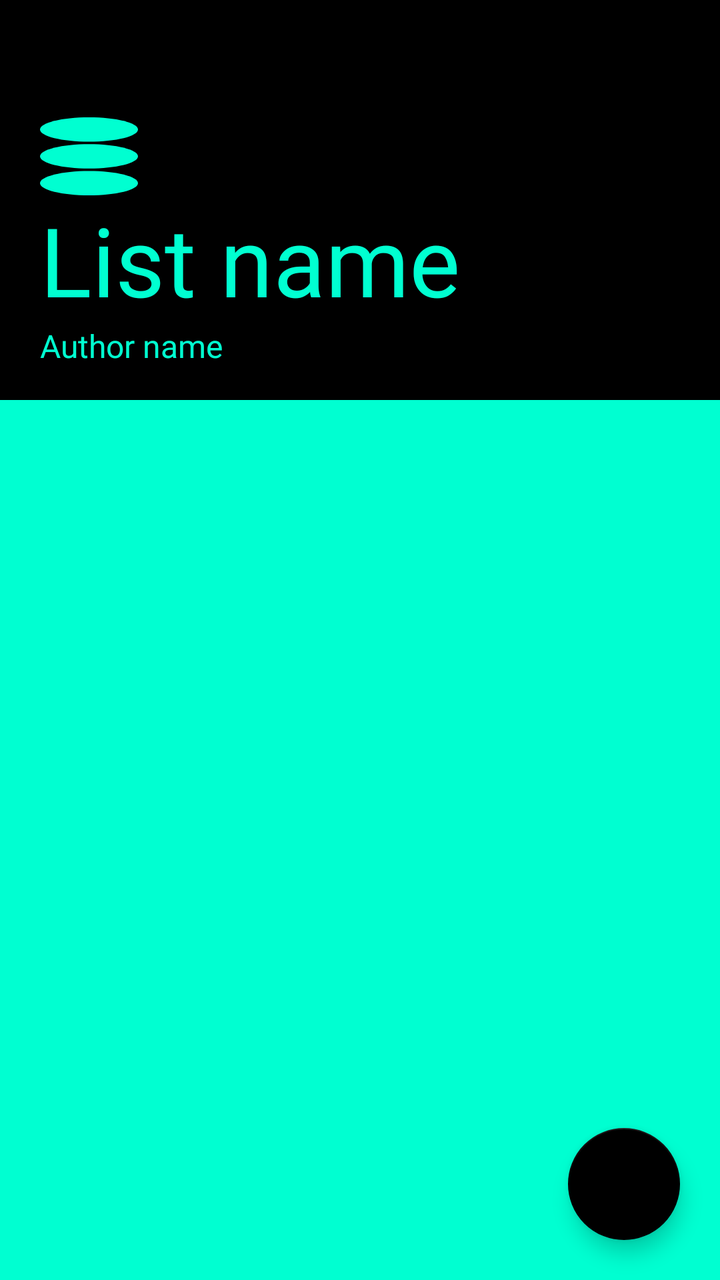
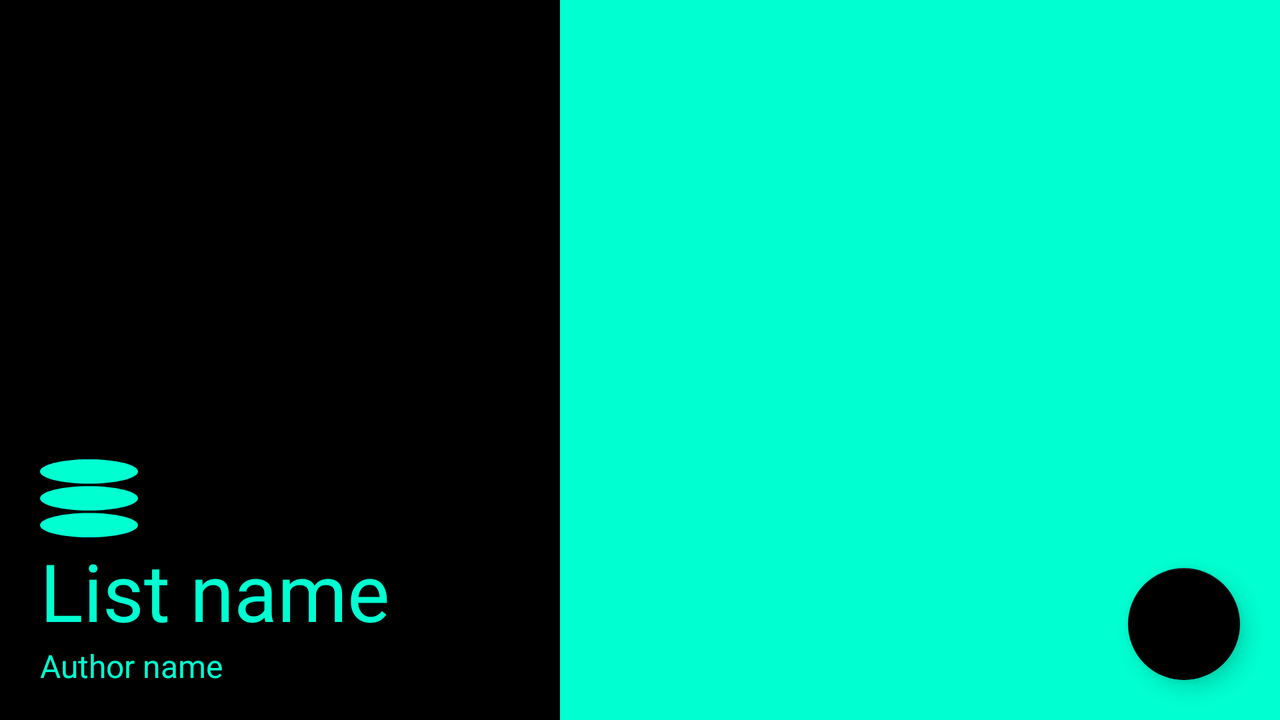

An Android layout and its configuration variant, each rendered on a device that would load it. The default file and the variant file are quoted in full after the pictures.
<!-- AndroidManifest.xml: application theme Theme.Cdsv -->
<!-- res/layout/activity_list.xml -->
<?xml version="1.0" encoding="utf-8"?>
<LinearLayout xmlns:android="http://schemas.android.com/apk/res/android"
    xmlns:app="http://schemas.android.com/apk/res-auto"
    xmlns:tools="http://schemas.android.com/tools"
    android:id="@+id/llList"
    android:layout_width="match_parent"
    android:layout_height="match_parent"
    android:background="?attr/colorPrimary"
    android:orientation="vertical"
    android:theme="@style/teal"
    tools:context=".ListActivity">

    <androidx.constraintlayout.widget.ConstraintLayout
        android:id="@+id/clTitleBar"
        android:layout_width="match_parent"
        android:layout_height="200dp"
        android:background="?attr/colorOnPrimary"
        android:theme="@style/teal">

        <TextView
            android:id="@+id/tvTitlebarTitle"
            android:layout_width="wrap_content"
            android:layout_height="wrap_content"
            android:layout_marginStart="20dp"
            android:layout_marginBottom="38dp"
            android:ellipsize="marquee"
            android:fontFamily="@font/manroperegular"
            android:maxLines="1"
            android:text="List name"
            android:textColor="?attr/colorPrimary"
            android:textSize="48sp"
            android:theme="@style/teal"
            app:layout_constraintBottom_toBottomOf="parent"
            app:layout_constraintStart_toStartOf="parent" />

        <ImageView
            android:id="@+id/ivLogo"
            android:layout_width="wrap_content"
            android:layout_height="wrap_content"
            android:contentDescription="@string/app_name"
            android:theme="@style/teal"
            app:layout_constraintBottom_toTopOf="@+id/tvTitlebarTitle"
            app:layout_constraintStart_toStartOf="@+id/tvTitlebarTitle"
            app:srcCompat="@drawable/logo49"
            app:tint="?attr/colorPrimary" />

        <TextView
            android:id="@+id/tvAuthor"
            android:layout_width="wrap_content"
            android:layout_height="wrap_content"
            android:ellipsize="marquee"
            android:fontFamily="@font/manroperegular"
            android:maxLines="1"
            android:text="Author name"
            android:textColor="?attr/colorPrimary"
            android:textSize="16sp"
            app:layout_constraintStart_toStartOf="@+id/tvTitlebarTitle"
            app:layout_constraintTop_toBottomOf="@+id/tvTitlebarTitle" />
    </androidx.constraintlayout.widget.ConstraintLayout>

    <RelativeLayout
        android:id="@+id/rlSongs"
        android:layout_width="match_parent"
        android:layout_height="match_parent"
        android:background="?attr/colorPrimary"
        android:theme="@style/teal">

        <androidx.recyclerview.widget.RecyclerView
            android:id="@+id/rvSongs"
            android:layout_width="match_parent"
            android:layout_height="match_parent"
            android:background="?attr/colorSecondary"
            android:theme="@style/teal" />

        <com.google.android.material.floatingactionbutton.FloatingActionButton
            android:id="@+id/fabAddSongs"
            android:layout_width="wrap_content"
            android:layout_height="wrap_content"
            android:layout_alignParentEnd="true"
            android:layout_alignParentBottom="true"
            android:layout_marginEnd="20dp"
            android:layout_marginBottom="20dp"
            android:clickable="true"
            android:contentDescription="@string/newSong"
            android:theme="@style/fab"
            app:srcCompat="@drawable/ic_baseline_add_24"
            tools:ignore="SpeakableTextPresentCheck" />
    </RelativeLayout>
</LinearLayout>
<!-- resources referenced by this layout -->
<resources>
  <!-- drawable logo49 (drawable) -->
  <vector xmlns:android="http://schemas.android.com/apk/res/android"
      android:width="49dp"
      android:height="39dp"
      android:viewportWidth="49"
      android:viewportHeight="39">
    <path
        android:pathData="M49,32.906C49,36.272 38.031,39 24.5,39C10.969,39 0,36.272 0,32.906C0,29.541 10.969,26.813 24.5,26.813C38.031,26.813 49,29.541 49,32.906Z"
        android:fillColor="#ffffff"/>
    <path
        android:pathData="M49,6.094C49,9.459 38.031,12.188 24.5,12.188C10.969,12.188 0,9.459 0,6.094C0,2.728 10.969,0 24.5,0C38.031,0 49,2.728 49,6.094Z"
        android:fillColor="#ffffff"/>
    <path
        android:pathData="M49,19.5C49,22.865 38.031,25.594 24.5,25.594C10.969,25.594 0,22.865 0,19.5C0,16.135 10.969,13.406 24.5,13.406C38.031,13.406 49,16.135 49,19.5Z"
        android:fillColor="#ffffff"/>
  </vector>
  <string name="app_name" translatable="false">cdsv</string>
  <string name="newSong">New song</string>
  <style name="fab" parent="Theme.MaterialComponents.DayNight.NoActionBar">
          <item name="colorSecondary">@color/black</item>
          <item name="colorOnSecondary">@color/white</item>
      </style>
  <style name="teal" parent="Theme.MaterialComponents.DayNight.NoActionBar">
          <item name="colorPrimary">@color/teal</item>
          <item name="colorOnPrimary">@color/black</item>
          <item name="colorAccent">@color/teal</item>
          <item name="colorSecondary">@color/teal</item>
          <item name="colorOnSecondary">@color/black</item>
          <item name="android:statusBarColor">?attr/colorOnPrimary</item>
          <item name="android:windowLightStatusBar">false</item>
      </style>
  <!-- from res/values-v31/ -->
  <style name="Theme.Cdsv" parent="Theme.MaterialComponents.DayNight.NoActionBar">
          
          <item name="colorPrimary">@color/white</item>
          <item name="colorPrimaryVariant">@color/white</item>
          <item name="colorOnPrimary">@color/black</item>
          
          <item name="colorSecondary">@color/teal</item>
          <item name="colorSecondaryVariant">@color/teal</item>
          <item name="colorOnSecondary">@color/black</item>
          
          <item name="android:statusBarColor">?attr/colorPrimary</item>
          <item name="android:windowLightStatusBar">true</item>
          
          <item name="android:windowSplashScreenBackground">@color/blue</item>
          <item name="android:windowSplashScreenAnimatedIcon">@drawable/logo49</item>
      </style>
  <color name="black">#FF000000</color>
  <color name="white">#FFFFFFFF</color>
  <color name="teal">#00FFD1</color>
  <color name="blue">#0500FF</color>
</resources>
<!-- res/layout-land/activity_list.xml (the repository's variant of the layout above) -->
<!-- drawn on the phone turned sideways -->
<?xml version="1.0" encoding="utf-8"?>
<LinearLayout xmlns:android="http://schemas.android.com/apk/res/android"
    xmlns:app="http://schemas.android.com/apk/res-auto"
    xmlns:tools="http://schemas.android.com/tools"
    android:id="@+id/llList"
    android:layout_width="match_parent"
    android:layout_height="match_parent"
    android:background="?attr/colorPrimary"
    android:theme="@style/teal"
    tools:context=".ListActivity">

    <androidx.constraintlayout.widget.ConstraintLayout
        android:id="@+id/clTitleBar"
        android:layout_width="280dp"
        android:layout_height="match_parent"
        android:background="?attr/colorOnPrimary"
        android:theme="@style/teal">

        <TextView
            android:id="@+id/tvTitlebarTitle"
            android:layout_width="wrap_content"
            android:layout_height="wrap_content"
            android:layout_marginStart="20dp"
            android:layout_marginBottom="38dp"
            android:ellipsize="marquee"
            android:fontFamily="@font/manroperegular"
            android:maxLines="1"
            android:text="List name"
            android:textColor="?attr/colorPrimary"
            android:textSize="40sp"
            android:theme="@style/teal"
            app:layout_constraintBottom_toBottomOf="parent"
            app:layout_constraintStart_toStartOf="parent" />

        <ImageView
            android:id="@+id/ivLogo"
            android:layout_width="wrap_content"
            android:layout_height="wrap_content"
            android:contentDescription="@string/app_name"
            android:theme="@style/teal"
            app:layout_constraintBottom_toTopOf="@+id/tvTitlebarTitle"
            app:layout_constraintStart_toStartOf="@+id/tvTitlebarTitle"
            app:srcCompat="@drawable/logo49"
            app:tint="?attr/colorPrimary" />

        <TextView
            android:id="@+id/tvAuthor"
            android:layout_width="wrap_content"
            android:layout_height="wrap_content"
            android:ellipsize="marquee"
            android:fontFamily="@font/manroperegular"
            android:maxLines="1"
            android:text="Author name"
            android:textColor="?attr/colorPrimary"
            android:textSize="16sp"
            app:layout_constraintStart_toStartOf="@+id/tvTitlebarTitle"
            app:layout_constraintTop_toBottomOf="@+id/tvTitlebarTitle" />
    </androidx.constraintlayout.widget.ConstraintLayout>

    <RelativeLayout
        android:id="@+id/rlSongs"
        android:layout_width="match_parent"
        android:layout_height="match_parent"
        android:background="?attr/colorPrimary"
        android:theme="@style/teal">

        <androidx.recyclerview.widget.RecyclerView
            android:id="@+id/rvSongs"
            android:layout_width="match_parent"
            android:layout_height="match_parent"
            android:background="?attr/colorSecondary"
            android:theme="@style/teal" />

        <com.google.android.material.floatingactionbutton.FloatingActionButton
            android:id="@+id/fabAddSongs"
            android:layout_width="wrap_content"
            android:layout_height="wrap_content"
            android:layout_alignParentEnd="true"
            android:layout_alignParentBottom="true"
            android:layout_marginEnd="20dp"
            android:layout_marginBottom="20dp"
            android:clickable="true"
            android:contentDescription="@string/newSong"
            android:theme="@style/fab"
            app:srcCompat="@drawable/ic_baseline_add_24"
            tools:ignore="SpeakableTextPresentCheck" />
    </RelativeLayout>
</LinearLayout>
